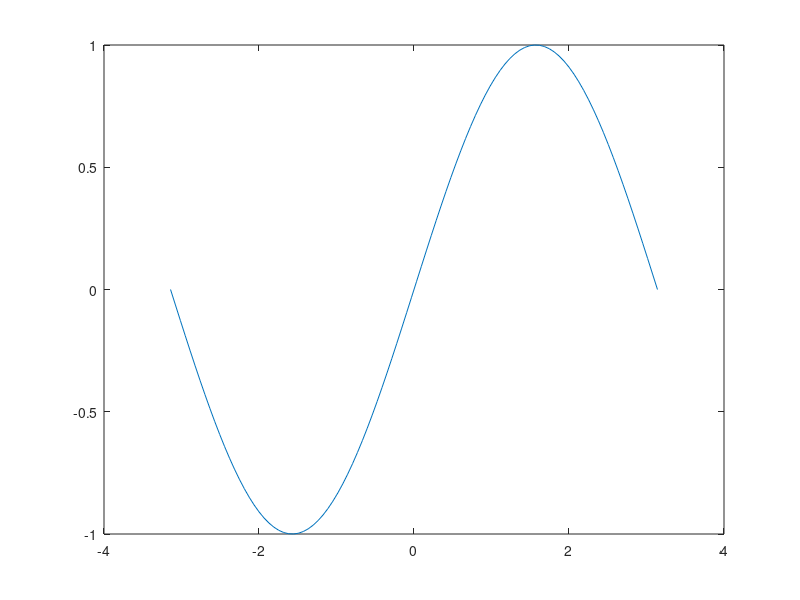

This chart was generated by the following MATLAB code: (Note: this script raises an error after producing the figure.)
function pb()
  f = @(x) sin(x);
  plot(linspace(-pi, pi), f(linspace(-pi, pi)));
  
  disp("integrala pe (-pi, pi) si (0, pi) cu Romberg");
  disp([Romberg(f, -pi, pi, 1e-8, 1000) Romberg(f, 0, pi, 1e-8, 1000)]);
  
  disp("integrala pe (-pi, pi) si (0, pi) cu adquad");
  disp([adquad(f, -pi, pi, 1e-8) adquad(f, 0, pi, 1e-8)]);
endfunction
